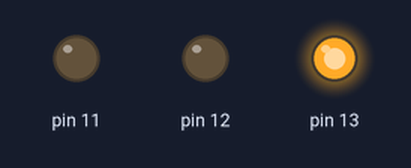
The sketch below on a simulated Arduino Uno, built with avr-gcc and run on an emulated ATmega328P. On the bench: output pins drawn as LEDs (lit = HIGH).

Above: at 1.5 s.
At 4.5 s:
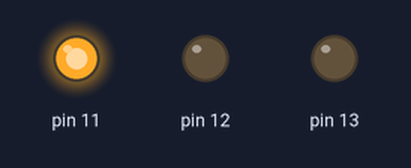
At 6.7 s:
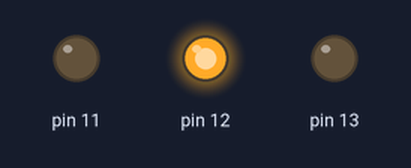
Timing chart, 0 to 9.8 s (numbered marks = the images above):
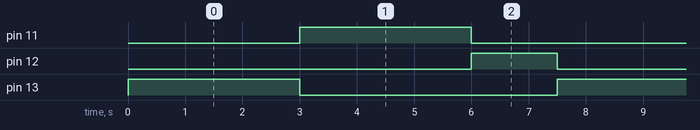

Measured:
- by itself, pin 11, pin 13: alternates HIGH for 3.0 s and LOW for 4.5 s
- by itself, pin 12: alternates HIGH for 1.5 s and LOW for 6.0 s
- by itself, everything shown: repeats every 7.5 s, in 4 steps

The sketch:

semaforoPalestra.ino
```cpp
/*
  SEMÁFORO

  Este programa foi apresentado na palestra "Conheça o profissional do futuro"
na Escola Discover por Matheus Gaboardi Tralli.

  Qualquer pessoa pode fazer uso deste código, modificá-lo e distribui-lo sem
aviso prévio.

Modificado em:
 31/10/2017
 */


// Essa é a funçao de inicialização, ela é executada apenas uma vez
void setup() {
  // Inicia o pino 13 do Arduino como saída (Led verde)
  pinMode(13, OUTPUT);
  // Inicia o pino 12 do Arduino como saída (Led Amarelo)
  pinMode(12, OUTPUT);
  // Inicia o pino 11 do Arduino como saída (Led Vermelho)
  pinMode(11, OUTPUT);
}

// Essa função é executada em loop e roda para sempre
void loop() {
  digitalWrite(13, HIGH);   // Acende o Led Vermelho (HIGH é a voltagem alta)
  delay(3000);              // Mantém aceso por 3 segundos
  digitalWrite(13, LOW);    // Apaga o Led Vermelho (LOW é a voltagem baixa)
  digitalWrite(11, HIGH);   // Acende o Led Verde (HIGH é a voltagem alta)
  delay(3000);              // Mantém aceso por 3 segundos
  digitalWrite(11, LOW);    // Apaga o Led Verde (LOW é a voltagem baixa)
  digitalWrite(12, HIGH);   // Acende o Led Amarelo (HIGH é a voltagem alta)
  delay(1500);              // Mantém aceso por 3 segundos
  digitalWrite(12,LOW);     // Apaga o Led Amarelo (LOW é a voltagem baixa)
}
```
